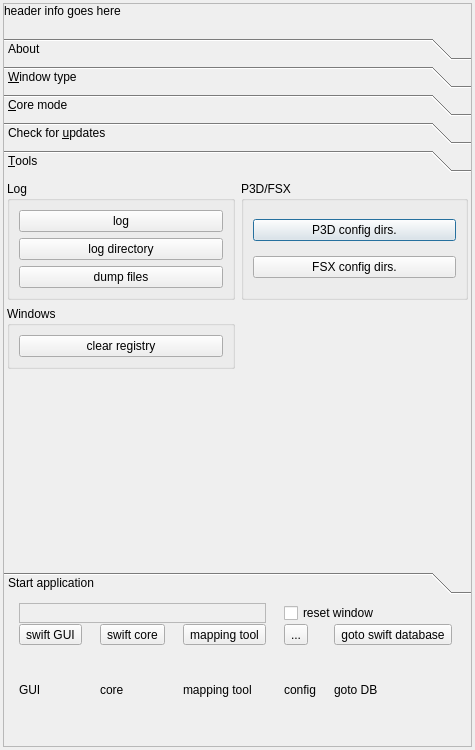
<?xml version="1.0" encoding="UTF-8"?>
<ui version="4.0">
 <class>CSwiftLauncher</class>
 <widget class="QDialog" name="CSwiftLauncher">
  <property name="geometry">
   <rect>
    <x>0</x>
    <y>0</y>
    <width>475</width>
    <height>750</height>
   </rect>
  </property>
  <property name="minimumSize">
   <size>
    <width>425</width>
    <height>700</height>
   </size>
  </property>
  <property name="windowTitle">
   <string>swift launcher</string>
  </property>
  <layout class="QVBoxLayout" name="vl_SwiftLauncher">
   <property name="spacing">
    <number>4</number>
   </property>
   <property name="leftMargin">
    <number>3</number>
   </property>
   <property name="topMargin">
    <number>3</number>
   </property>
   <property name="rightMargin">
    <number>3</number>
   </property>
   <property name="bottomMargin">
    <number>3</number>
   </property>
   <item>
    <widget class="QStackedWidget" name="sw_SwiftLauncher">
     <property name="frameShape">
      <enum>QFrame::StyledPanel</enum>
     </property>
     <property name="frameShadow">
      <enum>QFrame::Raised</enum>
     </property>
     <property name="currentIndex">
      <number>0</number>
     </property>
     <widget class="QWidget" name="pg_SwiftLauncherMain">
      <layout class="QVBoxLayout" name="wl_SwiftLauncherMainPage">
       <property name="spacing">
        <number>0</number>
       </property>
       <property name="leftMargin">
        <number>0</number>
       </property>
       <property name="topMargin">
        <number>0</number>
       </property>
       <property name="rightMargin">
        <number>0</number>
       </property>
       <property name="bottomMargin">
        <number>0</number>
       </property>
       <item>
        <widget class="BlackGui::COverlayMessagesFrame" name="fr_SwiftLauncherMain">
         <layout class="QVBoxLayout" name="vl_SwiftLauncherMain">
          <property name="spacing">
           <number>20</number>
          </property>
          <property name="leftMargin">
           <number>0</number>
          </property>
          <property name="topMargin">
           <number>0</number>
          </property>
          <property name="rightMargin">
           <number>0</number>
          </property>
          <item>
           <widget class="QLabel" name="lbl_HeaderInfo">
            <property name="text">
             <string>header info goes here</string>
            </property>
           </widget>
          </item>
          <item>
           <widget class="QToolBox" name="tb_Launcher">
            <property name="currentIndex">
             <number>4</number>
            </property>
            <property name="tabSpacing">
             <number>6</number>
            </property>
            <widget class="QWidget" name="pg_About">
             <property name="geometry">
              <rect>
               <x>0</x>
               <y>0</y>
               <width>467</width>
               <height>356</height>
              </rect>
             </property>
             <attribute name="label">
              <string>About</string>
             </attribute>
             <layout class="QVBoxLayout" name="vl_About">
              <item>
               <widget class="BlackGui::Components::CAboutHtmlComponent" name="comp_AboutHTML"/>
              </item>
             </layout>
            </widget>
            <widget class="QWidget" name="pg_WindowType">
             <property name="geometry">
              <rect>
               <x>0</x>
               <y>0</y>
               <width>467</width>
               <height>356</height>
              </rect>
             </property>
             <attribute name="label">
              <string>&amp;Window type</string>
             </attribute>
             <layout class="QGridLayout" name="gl_WindowType">
              <item row="1" column="1" alignment="Qt::AlignHCenter">
               <widget class="QRadioButton" name="rb_WindowFrameless">
                <property name="text">
                 <string>Frameless</string>
                </property>
               </widget>
              </item>
              <item row="1" column="0" alignment="Qt::AlignHCenter">
               <widget class="QRadioButton" name="rb_WindowNormal">
                <property name="text">
                 <string>Normal window</string>
                </property>
                <property name="checked">
                 <bool>true</bool>
                </property>
               </widget>
              </item>
              <item row="4" column="0" colspan="2">
               <spacer name="vs_WindowType">
                <property name="orientation">
                 <enum>Qt::Vertical</enum>
                </property>
                <property name="sizeHint" stdset="0">
                 <size>
                  <width>20</width>
                  <height>40</height>
                 </size>
                </property>
               </spacer>
              </item>
              <item row="2" column="1" alignment="Qt::AlignHCenter">
               <widget class="QLabel" name="lbl_WindowFrameless">
                <property name="text">
                 <string/>
                </property>
                <property name="pixmap">
                 <pixmap resource="swiftlauncher.qrc">:/launcher/icons/swiftFrameless125x203.png</pixmap>
                </property>
               </widget>
              </item>
              <item row="2" column="0" alignment="Qt::AlignHCenter">
               <widget class="QLabel" name="lbl_WindowNormal">
                <property name="text">
                 <string/>
                </property>
                <property name="pixmap">
                 <pixmap resource="swiftlauncher.qrc">:/launcher/icons/swiftNormal125x206.png</pixmap>
                </property>
               </widget>
              </item>
             </layout>
            </widget>
            <widget class="QWidget" name="pg_CoreMode">
             <property name="geometry">
              <rect>
               <x>0</x>
               <y>0</y>
               <width>450</width>
               <height>365</height>
              </rect>
             </property>
             <attribute name="label">
              <string>&amp;Core mode</string>
             </attribute>
             <layout class="QGridLayout" name="gl_CoreMode" columnstretch="1,1">
              <property name="leftMargin">
               <number>4</number>
              </property>
              <property name="topMargin">
               <number>4</number>
              </property>
              <property name="rightMargin">
               <number>4</number>
              </property>
              <property name="bottomMargin">
               <number>4</number>
              </property>
              <property name="spacing">
               <number>4</number>
              </property>
              <item row="0" column="0" alignment="Qt::AlignHCenter">
               <widget class="QRadioButton" name="rb_SwiftStandalone">
                <property name="text">
                 <string>standalone</string>
                </property>
                <property name="checked">
                 <bool>true</bool>
                </property>
                <attribute name="buttonGroup">
                 <string notr="true">bg_CoreMode</string>
                </attribute>
               </widget>
              </item>
              <item row="0" column="1" alignment="Qt::AlignHCenter">
               <widget class="QRadioButton" name="rb_SwiftDistributed">
                <property name="text">
                 <string>GUI and core (distributed)</string>
                </property>
                <attribute name="buttonGroup">
                 <string notr="true">bg_CoreMode</string>
                </attribute>
               </widget>
              </item>
              <item row="9" column="0" colspan="2">
               <spacer name="vs_CoreButtomSpace">
                <property name="orientation">
                 <enum>Qt::Vertical</enum>
                </property>
                <property name="sizeHint" stdset="0">
                 <size>
                  <width>20</width>
                  <height>40</height>
                 </size>
                </property>
               </spacer>
              </item>
              <item row="4" column="1">
               <widget class="QGroupBox" name="gb_AudioDistributed">
                <property name="title">
                 <string>Audio distributed</string>
                </property>
                <layout class="QVBoxLayout" name="vl_AudioDistributed">
                 <item>
                  <widget class="QCheckBox" name="cb_DisableCoreAudio">
                   <property name="text">
                    <string>disable core audio (AFV)</string>
                   </property>
                  </widget>
                 </item>
                 <item>
                  <widget class="QCheckBox" name="cb_DisableGUIAfv">
                   <property name="text">
                    <string>disable GUI audio (AFV)</string>
                   </property>
                  </widget>
                 </item>
                </layout>
               </widget>
              </item>
              <item row="4" column="0">
               <widget class="QGroupBox" name="gb_AudioSa">
                <property name="title">
                 <string>Standalone audio</string>
                </property>
                <layout class="QVBoxLayout" name="vl_AudioStandalone">
                 <item>
                  <widget class="QCheckBox" name="cb_DisableSaAfv">
                   <property name="text">
                    <string>disable audio (AFV)</string>
                   </property>
                  </widget>
                 </item>
                </layout>
               </widget>
              </item>
              <item row="1" column="0" alignment="Qt::AlignHCenter">
               <widget class="QLabel" name="lbl_SwiftStandaloneIcon">
                <property name="text">
                 <string/>
                </property>
                <property name="pixmap">
                 <pixmap resource="swiftlauncher.qrc">:/launcher/icons/swiftNormal61x100.png</pixmap>
                </property>
               </widget>
              </item>
              <item row="1" column="1" alignment="Qt::AlignHCenter">
               <widget class="QLabel" name="lbl_SwiftCoreIcon">
                <property name="text">
                 <string/>
                </property>
                <property name="pixmap">
                 <pixmap resource="swiftlauncher.qrc">:/launcher/icons/swiftGUIandCore115x85.png</pixmap>
                </property>
               </widget>
              </item>
              <item row="2" column="1">
               <widget class="QGroupBox" name="gb_DBusServer">
                <property name="title">
                 <string>DBus (core to GUI)</string>
                </property>
                <layout class="QVBoxLayout" name="vl_DBusGroupBox">
                 <property name="spacing">
                  <number>4</number>
                 </property>
                 <property name="leftMargin">
                  <number>2</number>
                 </property>
                 <property name="topMargin">
                  <number>2</number>
                 </property>
                 <property name="rightMargin">
                  <number>2</number>
                 </property>
                 <property name="bottomMargin">
                  <number>4</number>
                 </property>
                 <item>
                  <widget class="BlackGui::Components::CDBusServerAddressSelector" name="comp_DBusSelector">
                   <property name="minimumSize">
                    <size>
                     <width>0</width>
                     <height>90</height>
                    </size>
                   </property>
                   <property name="frameShape">
                    <enum>QFrame::Panel</enum>
                   </property>
                   <property name="frameShadow">
                    <enum>QFrame::Raised</enum>
                   </property>
                  </widget>
                 </item>
                </layout>
               </widget>
              </item>
             </layout>
            </widget>
            <widget class="QWidget" name="pg_Updates">
             <property name="geometry">
              <rect>
               <x>0</x>
               <y>0</y>
               <width>467</width>
               <height>356</height>
              </rect>
             </property>
             <attribute name="label">
              <string>Check for &amp;updates</string>
             </attribute>
             <layout class="QVBoxLayout" name="vl_Updates">
              <property name="leftMargin">
               <number>3</number>
              </property>
              <property name="topMargin">
               <number>3</number>
              </property>
              <property name="rightMargin">
               <number>3</number>
              </property>
              <property name="bottomMargin">
               <number>3</number>
              </property>
              <item>
               <widget class="QGroupBox" name="gb_SoftwareUpdates">
                <property name="title">
                 <string>Software</string>
                </property>
                <layout class="QVBoxLayout" name="vl_Software">
                 <property name="leftMargin">
                  <number>4</number>
                 </property>
                 <property name="topMargin">
                  <number>4</number>
                 </property>
                 <property name="rightMargin">
                  <number>4</number>
                 </property>
                 <property name="bottomMargin">
                  <number>4</number>
                 </property>
                 <item>
                  <widget class="BlackGui::Components::CUpdateInfoComponent" name="comp_UpdateInfo">
                   <property name="minimumSize">
                    <size>
                     <width>0</width>
                     <height>120</height>
                    </size>
                   </property>
                  </widget>
                 </item>
                </layout>
               </widget>
              </item>
              <item>
               <widget class="QGroupBox" name="gb_DataUpdates">
                <property name="title">
                 <string>Data</string>
                </property>
                <layout class="QVBoxLayout" name="vl_DataUpdates">
                 <property name="leftMargin">
                  <number>0</number>
                 </property>
                 <property name="topMargin">
                  <number>0</number>
                 </property>
                 <property name="rightMargin">
                  <number>0</number>
                 </property>
                 <property name="bottomMargin">
                  <number>0</number>
                 </property>
                 <item>
                  <widget class="QScrollArea" name="sa_DataUpdates">
                   <property name="styleSheet">
                    <string notr="true">border: 0px; padding: 2px;</string>
                   </property>
                   <property name="widgetResizable">
                    <bool>true</bool>
                   </property>
                   <widget class="QWidget" name="qw_DataUpdates">
                    <property name="geometry">
                     <rect>
                      <x>0</x>
                      <y>0</y>
                      <width>451</width>
                      <height>160</height>
                     </rect>
                    </property>
                    <layout class="QVBoxLayout" name="vl_DataUpdatesScrollArea">
                     <property name="leftMargin">
                      <number>3</number>
                     </property>
                     <property name="topMargin">
                      <number>3</number>
                     </property>
                     <property name="rightMargin">
                      <number>3</number>
                     </property>
                     <property name="bottomMargin">
                      <number>3</number>
                     </property>
                     <item>
                      <widget class="BlackGui::Components::CInfoBarWebReadersStatusSmallComponent" name="comp_InfoBar">
                       <property name="frameShape">
                        <enum>QFrame::StyledPanel</enum>
                       </property>
                       <property name="frameShadow">
                        <enum>QFrame::Raised</enum>
                       </property>
                      </widget>
                     </item>
                     <item>
                      <widget class="BlackGui::Components::CDbLoadOverviewComponent" name="comp_DataUpdates">
                       <property name="frameShape">
                        <enum>QFrame::StyledPanel</enum>
                       </property>
                       <property name="frameShadow">
                        <enum>QFrame::Raised</enum>
                       </property>
                      </widget>
                     </item>
                    </layout>
                   </widget>
                  </widget>
                 </item>
                </layout>
               </widget>
              </item>
             </layout>
            </widget>
            <widget class="QWidget" name="pg_Tools">
             <property name="geometry">
              <rect>
               <x>0</x>
               <y>0</y>
               <width>467</width>
               <height>356</height>
              </rect>
             </property>
             <attribute name="label">
              <string>&amp;Tools</string>
             </attribute>
             <layout class="QGridLayout" name="gridLayout">
              <property name="leftMargin">
               <number>3</number>
              </property>
              <property name="topMargin">
               <number>3</number>
              </property>
              <property name="rightMargin">
               <number>3</number>
              </property>
              <property name="bottomMargin">
               <number>3</number>
              </property>
              <item row="5" column="0">
               <spacer name="vs_Tools">
                <property name="orientation">
                 <enum>Qt::Vertical</enum>
                </property>
                <property name="sizeHint" stdset="0">
                 <size>
                  <width>20</width>
                  <height>40</height>
                 </size>
                </property>
               </spacer>
              </item>
              <item row="3" column="1">
               <widget class="QGroupBox" name="gb_ToolsP3dFsx">
                <property name="title">
                 <string>P3D/FSX</string>
                </property>
                <layout class="QVBoxLayout" name="verticalLayout">
                 <item>
                  <widget class="QPushButton" name="pb_P3DConfigDirs">
                   <property name="text">
                    <string>P3D config dirs.</string>
                   </property>
                  </widget>
                 </item>
                 <item>
                  <widget class="QPushButton" name="pb_FSXConfigDirs">
                   <property name="text">
                    <string>FSX config dirs.</string>
                   </property>
                  </widget>
                 </item>
                </layout>
               </widget>
              </item>
              <item row="3" column="0">
               <widget class="QGroupBox" name="gb_ToolsLog">
                <property name="title">
                 <string>Log</string>
                </property>
                <layout class="QVBoxLayout" name="vl_Log">
                 <item>
                  <widget class="QPushButton" name="pb_Log">
                   <property name="text">
                    <string>log</string>
                   </property>
                  </widget>
                 </item>
                 <item>
                  <widget class="QPushButton" name="pb_LogDir">
                   <property name="text">
                    <string>log directory</string>
                   </property>
                  </widget>
                 </item>
                 <item>
                  <widget class="QPushButton" name="pb_DumpDir">
                   <property name="text">
                    <string>dump files</string>
                   </property>
                  </widget>
                 </item>
                </layout>
               </widget>
              </item>
              <item row="4" column="0">
               <widget class="QGroupBox" name="gb_ToolsWindows">
                <property name="title">
                 <string>Windows</string>
                </property>
                <layout class="QVBoxLayout" name="vl_ClearRegistry">
                 <item>
                  <widget class="QPushButton" name="pb_ClearRegistry">
                   <property name="text">
                    <string>clear registry</string>
                   </property>
                  </widget>
                 </item>
                </layout>
               </widget>
              </item>
             </layout>
            </widget>
           </widget>
          </item>
          <item alignment="Qt::AlignBottom">
           <widget class="QToolBox" name="tb_Start">
            <property name="minimumSize">
             <size>
              <width>0</width>
              <height>165</height>
             </size>
            </property>
            <property name="currentIndex">
             <number>0</number>
            </property>
            <widget class="QWidget" name="pg_Start">
             <property name="geometry">
              <rect>
               <x>0</x>
               <y>0</y>
               <width>467</width>
               <height>134</height>
              </rect>
             </property>
             <attribute name="label">
              <string>Start application</string>
             </attribute>
             <layout class="QGridLayout" name="gl_Start">
              <property name="leftMargin">
               <number>3</number>
              </property>
              <property name="topMargin">
               <number>3</number>
              </property>
              <property name="rightMargin">
               <number>3</number>
              </property>
              <property name="bottomMargin">
               <number>3</number>
              </property>
              <property name="verticalSpacing">
               <number>1</number>
              </property>
              <item row="1" column="0">
               <widget class="QToolButton" name="tb_SwiftGui">
                <property name="toolTip">
                 <string>start swift GUI</string>
                </property>
                <property name="text">
                 <string>swift GUI</string>
                </property>
                <property name="icon">
                 <iconset resource="../blackmisc/blackmisc.qrc">
                  <normaloff>:/own/icons/own/swift3D/sw3DBlue-256.png</normaloff>:/own/icons/own/swift3D/sw3DBlue-256.png</iconset>
                </property>
                <property name="iconSize">
                 <size>
                  <width>64</width>
                  <height>64</height>
                 </size>
                </property>
               </widget>
              </item>
              <item row="1" column="1">
               <widget class="QToolButton" name="tb_SwiftCore">
                <property name="toolTip">
                 <string>start swift core</string>
                </property>
                <property name="text">
                 <string>swift core</string>
                </property>
                <property name="icon">
                 <iconset resource="../blackmisc/blackmisc.qrc">
                  <normaloff>:/own/icons/own/swift3D/sw3DOrange-256.png</normaloff>:/own/icons/own/swift3D/sw3DOrange-256.png</iconset>
                </property>
                <property name="iconSize">
                 <size>
                  <width>64</width>
                  <height>64</height>
                 </size>
                </property>
               </widget>
              </item>
              <item row="1" column="2">
               <widget class="QToolButton" name="tb_SwiftMappingTool">
                <property name="toolTip">
                 <string>start swift data (the mapping tool)</string>
                </property>
                <property name="text">
                 <string>mapping tool</string>
                </property>
                <property name="icon">
                 <iconset resource="../blackmisc/blackmisc.qrc">
                  <normaloff>:/own/icons/own/swift3D/sw3DGreen-256.png</normaloff>:/own/icons/own/swift3D/sw3DGreen-256.png</iconset>
                </property>
                <property name="iconSize">
                 <size>
                  <width>64</width>
                  <height>64</height>
                 </size>
                </property>
               </widget>
              </item>
              <item row="1" column="3">
               <widget class="QToolButton" name="tb_ConfigurationWizard">
                <property name="text">
                 <string>...</string>
                </property>
                <property name="icon">
                 <iconset resource="../blackmisc/blackmisc.qrc">
                  <normaloff>:/misc/icons/misc/toolWizard128.png</normaloff>:/misc/icons/misc/toolWizard128.png</iconset>
                </property>
                <property name="iconSize">
                 <size>
                  <width>48</width>
                  <height>48</height>
                 </size>
                </property>
               </widget>
              </item>
              <item row="1" column="4">
               <widget class="QToolButton" name="tb_Database">
                <property name="toolTip">
                 <string>open browser for swift database</string>
                </property>
                <property name="text">
                 <string>goto swift database</string>
                </property>
                <property name="icon">
                 <iconset resource="../blackmisc/blackmisc.qrc">
                  <normaloff>:/own/icons/own/swift3D/sw3DGreen-256.png</normaloff>:/own/icons/own/swift3D/sw3DGreen-256.png</iconset>
                </property>
                <property name="iconSize">
                 <size>
                  <width>48</width>
                  <height>48</height>
                 </size>
                </property>
               </widget>
              </item>
              <item row="2" column="0">
               <widget class="QLabel" name="lbl_SwiftGui">
                <property name="text">
                 <string>GUI</string>
                </property>
               </widget>
              </item>
              <item row="2" column="1">
               <widget class="QLabel" name="lbl_SwiftCore">
                <property name="text">
                 <string>core</string>
                </property>
               </widget>
              </item>
              <item row="2" column="2">
               <widget class="QLabel" name="lbl_SwiftData">
                <property name="text">
                 <string>mapping tool</string>
                </property>
               </widget>
              </item>
              <item row="2" column="3">
               <widget class="QLabel" name="lbl_Wizard">
                <property name="text">
                 <string>config</string>
                </property>
               </widget>
              </item>
              <item row="2" column="4">
               <widget class="QLabel" name="lbl_Database">
                <property name="text">
                 <string>goto DB</string>
                </property>
               </widget>
              </item>
              <item row="0" column="0" colspan="3">
               <widget class="BlackGui::Components::CScaleScreenFactor" name="comp_Scale">
                <property name="frameShape">
                 <enum>QFrame::StyledPanel</enum>
                </property>
                <property name="frameShadow">
                 <enum>QFrame::Raised</enum>
                </property>
               </widget>
              </item>
              <item row="0" column="3" colspan="2">
               <widget class="QCheckBox" name="cb_ResetWindow">
                <property name="text">
                 <string>reset window</string>
                </property>
               </widget>
              </item>
             </layout>
            </widget>
           </widget>
          </item>
         </layout>
        </widget>
       </item>
      </layout>
     </widget>
     <widget class="QWidget" name="pg_SwiftLauncherLog">
      <layout class="QVBoxLayout" name="vl_SwiftLauncerLog">
       <property name="leftMargin">
        <number>3</number>
       </property>
       <property name="topMargin">
        <number>3</number>
       </property>
       <property name="rightMargin">
        <number>3</number>
       </property>
       <property name="bottomMargin">
        <number>3</number>
       </property>
       <item>
        <widget class="BlackGui::Components::CLogComponent" name="comp_SwiftLauncherLog">
         <property name="frameShape">
          <enum>QFrame::StyledPanel</enum>
         </property>
         <property name="frameShadow">
          <enum>QFrame::Raised</enum>
         </property>
        </widget>
       </item>
       <item>
        <widget class="QToolButton" name="tb_BackToMain">
         <property name="text">
          <string>back to main</string>
         </property>
         <property name="icon">
          <iconset resource="../blackmisc/blackmisc.qrc">
           <normaloff>:/diagona/icons/diagona/icons/arrow-180.png</normaloff>:/diagona/icons/diagona/icons/arrow-180.png</iconset>
         </property>
         <property name="shortcut">
          <string>Ctrl+M</string>
         </property>
        </widget>
       </item>
      </layout>
     </widget>
    </widget>
   </item>
  </layout>
 </widget>
 <customwidgets>
  <customwidget>
   <class>BlackGui::COverlayMessagesFrame</class>
   <extends>QFrame</extends>
   <header>blackgui/overlaymessagesframe.h</header>
   <container>1</container>
  </customwidget>
  <customwidget>
   <class>BlackGui::Components::CDbLoadOverviewComponent</class>
   <extends>QFrame</extends>
   <header>blackgui/components/dbloadoverviewcomponent.h</header>
   <container>1</container>
  </customwidget>
  <customwidget>
   <class>BlackGui::Components::CLogComponent</class>
   <extends>QFrame</extends>
   <header>blackgui/components/logcomponent.h</header>
   <container>1</container>
  </customwidget>
  <customwidget>
   <class>BlackGui::Components::CInfoBarWebReadersStatusSmallComponent</class>
   <extends>QFrame</extends>
   <header>blackgui/components/infobarwebreadersstatussmallcomponent.h</header>
   <container>1</container>
  </customwidget>
  <customwidget>
   <class>BlackGui::Components::CUpdateInfoComponent</class>
   <extends>QFrame</extends>
   <header>blackgui/components/updateinfocomponent.h</header>
   <container>1</container>
  </customwidget>
  <customwidget>
   <class>BlackGui::Components::CDBusServerAddressSelector</class>
   <extends>QFrame</extends>
   <header>blackgui/components/dbusserveraddressselector.h</header>
   <container>1</container>
  </customwidget>
  <customwidget>
   <class>BlackGui::Components::CAboutHtmlComponent</class>
   <extends>QFrame</extends>
   <header>blackgui/components/abouthtmlcomponent.h</header>
   <container>1</container>
  </customwidget>
  <customwidget>
   <class>BlackGui::Components::CScaleScreenFactor</class>
   <extends>QFrame</extends>
   <header>blackgui/components/scalescreenfactor.h</header>
   <container>1</container>
  </customwidget>
 </customwidgets>
 <tabstops>
  <tabstop>rb_SwiftStandalone</tabstop>
  <tabstop>rb_SwiftDistributed</tabstop>
  <tabstop>cb_ResetWindow</tabstop>
  <tabstop>tb_SwiftGui</tabstop>
  <tabstop>tb_SwiftCore</tabstop>
  <tabstop>tb_SwiftMappingTool</tabstop>
  <tabstop>tb_ConfigurationWizard</tabstop>
  <tabstop>tb_Database</tabstop>
  <tabstop>sa_DataUpdates</tabstop>
  <tabstop>pb_Log</tabstop>
  <tabstop>pb_LogDir</tabstop>
  <tabstop>pb_DumpDir</tabstop>
  <tabstop>pb_P3DConfigDirs</tabstop>
  <tabstop>pb_FSXConfigDirs</tabstop>
  <tabstop>tb_BackToMain</tabstop>
  <tabstop>rb_WindowNormal</tabstop>
  <tabstop>rb_WindowFrameless</tabstop>
 </tabstops>
 <resources>
  <include location="../blackmisc/blackmisc.qrc"/>
  <include location="swiftlauncher.qrc"/>
 </resources>
 <connections/>
 <buttongroups>
  <buttongroup name="bg_CoreMode"/>
 </buttongroups>
</ui>
